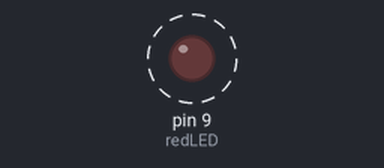
The sketch below on a simulated Arduino Uno, built with avr-gcc and run on an emulated ATmega328P. Shown: output pins drawn as LEDs (lit = HIGH). Dashed ring = blinking.

Above: at 0.4 s.
Timing chart, 0 to 3.0 s (numbered marks = the images above):
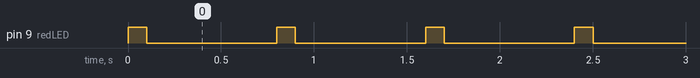

Measured:
- by itself, pin 9 (redLED): alternates HIGH for 0.10 s and LOW for 0.70 s

The sketch:

Lesson_2.ino
```cpp
int redLED=9;
int onTimeRed=100;
int offTimeRed=100;

int yellowLED=3;
int onTimeYellow=100;
int offTimeYellow=500;

void setup() {
  // put your setup code here, to run once:
  pinMode(redLED,OUTPUT);
}

void loop() {
  // put your main code here, to run repeatedly:
  digitalWrite(redLED,HIGH);
  delay(onTimeRed);
  digitalWrite(redLED,LOW);
  delay(offTimeRed);

  digitalWrite(yellowLED,HIGH);
  delay(onTimeYellow);
  digitalWrite(yellowLED,LOW);
  delay(offTimeYellow);

}
```
